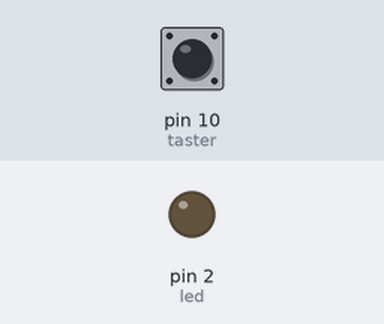
Recording of a sketch running on a simulated Arduino Uno, built with avr-gcc and run on an emulated ATmega328P. On the bench: output pins drawn as LEDs (lit = HIGH). The test bench sets the inputs (shaded band); at power-on: pin 10 (taster) LOW.

Above: at 1.2 s.
1.3 s: pin 10 (taster) pulled HIGH for 0.15 s
At 1.37 s:
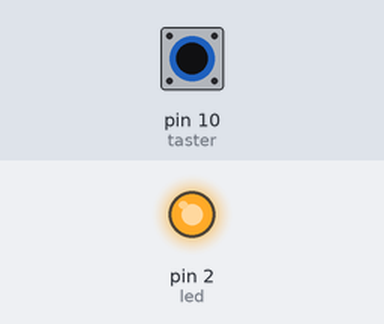
2.9 s: pin 10 (taster) pulled HIGH for 3.2 s
At 7.5 s:
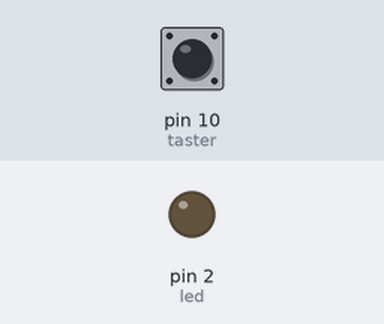
Timing chart, 0 to 9.0 s (numbered marks = the images above; inputs shaded):
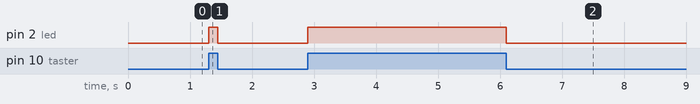

The sketch:

taster_einlesen.ino
```cpp
int taster = 10;
int led = 2;

void setup() {
  pinMode(taster, INPUT);
  pinMode(led, OUTPUT);
}

void loop() {
  if(digitalRead(taster) == HIGH)
    digitalWrite(led, HIGH);
  else
    digitalWrite(led, LOW);

}
```

Measured:
- after the input at 1.3 s, pin 2 (led): LOW → HIGH at once, → LOW 0.15 s later
- after the input at 2.9 s, pin 2 (led): LOW → HIGH at once, → LOW 3.2 s later
